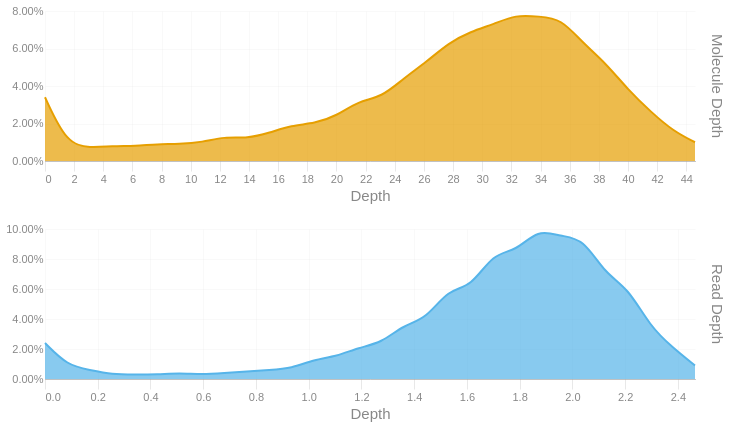

Here is the notebook cell this chart was saved with:
### Code cell
readdep = depth_hist(tb['Read Depth'], q99, 3)
readdep = readdep.with_columns(pl.lit('Read Depth').alias('Metric'))
if not SKIPLR:
    moldep = depth_hist(tb['Molecule Depth'], mol_q99, 1)
    moldep = moldep.with_columns(pl.lit('Molecule Depth').alias('Metric'))
    _hist = pl.concat([readdep, moldep])
    _hist = _hist.filter(pl.col('Proportion') != 0)
    with SafeRender(_hist):
        (
            alt.Chart(_hist)        
            .mark_area(interpolate = "basis")
            .encode(
                x=alt.X('Bin:Q').scale(domainMin=0).axis(alt.Axis(title='Depth')),
                y = alt.Y('Proportion:Q', title = None).axis(format = '.2%'),
                color = alt.Color('Metric:N').legend(None),
                row = alt.Row("Metric:N").header(title = None, labelOrient = 'right'),
                tooltip = [
                    alt.Tooltip("Metric:N", title = "Metric"),
                    alt.Tooltip('Interval:N', title = "Depth Interval"),
                    alt.Tooltip('Proportion:Q', title = "% Alignments").format('.2%')
                ]
            )
            .resolve_scale(x='independent', y='independent')
            .properties(
                height = 150, width = 650,
                usermeta={'embedOptions': {'downloadFileName': f'{samplename}.depth.hist'}}
            )
        ).display()
else:
    readdep = readdep.filter(pl.col('Proportion') != 0)
    with SafeRender(readdep):
        (
            alt.Chart(readdep)        
            .mark_area(interpolate = "basis")
            .encode(
                x=alt.X('Bin:Q').scale(domainMin=0).axis(alt.Axis(title='Depth')),
                y = alt.Y('Proportion:Q', title = None).axis(format = '.2%'),
                tooltip = [
                    alt.Tooltip('Interval:N', title = "Depth Interval"),
                    alt.Tooltip('Proportion:Q', title = "% Alignments").format('.2%')
                ]
            )
            .properties(
                usermeta={'embedOptions': {'downloadFileName': f'{samplename}.depth.hist'}}
            )
        ).display()

### Figure 1 — Vega-Lite specification as saved in the notebook (floating-point values rounded to 4 significant figures)
{"width": 650, "height": 150, "config": {"title": {"anchor": "start", "dy": -15, "fontSize": 18, "color": "#888888", "subtitleColor": "#888888", "subtitleFontSize": 14}, "arc": {"fill": "#0072B2"}, "axis": {"domainColor": "#888888", "domainWidth": 0.5, "gridWidth": 0.2, "grid": false, "titleFontWeight": 400, "titleFontSize": 15, "labelFontSize": 11, "labelColor": "#888888", "tickColor": "#888888", "tickWidth": 0.2, "titleColor": "#888888"}, "axisBand": {"grid": false}, "axisX": {"grid": true, "tickSize": 10, "domainCap": "round"}, "axisY": {"domain": false, "grid": true, "tickSize": 0, "domainCap": "round"}, "background": "transparent", "header": {"labelFontSize": 15, "labelColor": "#888888", "titleFontSize": 15, "titleFontWeight": 600, "titleColor": "#888888"}, "legend": {"labelFont": "sans-serif", "labelFontSize": 12, "labelColor": "#888888", "symbolSize": 100, "symbolType": "circle", "titleFontSize": 12, "titlePadding": 10, "titleColor": "#888888", "title": null}, "range": {"category": ["#E69F00", "#56B4E9", "#009E73", "#F0E442", "#0072B2", "#D55E00", "#CC79A7", "#000000"], "diverging": ["#cfe8f3", "#a2d4ec", "#73bfe2", "#46abdb", "#1696d2", "#12719e"]}, "area": {"fill": "#0072B2", "fillOpacity": 0.7, "line": true, "strokeOpacity": 0.7}, "line": {"color": "#0072B2", "stroke": "#0072B2", "strokeWidth": 2}, "trail": {"color": "#0072B2", "stroke": "#0072B2", "strokeWidth": 0, "size": 1}, "point": {"filled": true, "fillOpacity": 1.0, "size": 95}, "text": {"color": "#888888", "fontSize": 11, "align": "right", "fontWeight": 400, "size": 11}, "bar": {"fill": "#0072B2", "stroke": null}, "view": {"stroke": null, "continuousWidth": 660, "continuousHeight": 400}}, "data": {"name": "data-4337b10600f5a14e711042e5f82412e7"}, "mark": {"type": "area", "interpolate": "basis"}, "encoding": {"color": {"field": "Metric", "legend": null, "type": "nominal"}, "row": {"field": "Metric", "header": {"title": null, "labelOrient": "right"}, "type": "nominal"}, "tooltip": [{"field": "Metric", "title": "Metric", "type": "nominal"}, {"field": "Interval", "title": "Depth Interval", "type": "nominal"}, {"field": "Proportion", "format": ".2%", "title": "% Alignments", "type": "quantitative"}], "x": {"axis": {"title": "Depth"}, "field": "Bin", "scale": {"domainMin": 0}, "type": "quantitative"}, "y": {"axis": {"format": ".2%"}, "field": "Proportion", "title": null, "type": "quantitative"}}, "resolve": {"scale": {"x": "independent", "y": "independent"}}, "usermeta": {"embedOptions": {"downloadFileName": "S5_Connecticut_984.depth.hist"}}, "$schema": "https://vega.github.io/schema/vega-lite/v6.1.0.json", "datasets": {"data-4337b10600f5a14e711042e5f82412e7": [{"Bin": 0.0, "Interval": "0.0-0.085", "Proportion": 0.024, "Metric": "Read Depth"}, {"Bin": 0.085, "Interval": "0.085-0.17", "Proportion": 0.009, "Metric": "Read Depth"}, {"Bin": 0.17, "Interval": "0.17-0.255", "Proportion": 0.006, "Metric": "Read Depth"}, {"Bin": 0.255, "Interval": "0.255-0.34", "Proportion": 0.003, "Metric": "Read Depth"}, {"Bin": 0.34, "Interval": "0.34-0.425", "Proportion": 0.003, "Metric": "Read Depth"}, {"Bin": 0.425, "Interval": "0.425-0.51", "Proportion": 0.003, "Metric": "Read Depth"}, {"Bin": 0.51, "Interval": "0.51-0.595", "Proportion": 0.004, "Metric": "Read Depth"}, {"Bin": 0.595, "Interval": "0.595-0.68", "Proportion": 0.003, "Metric": "Read Depth"}, {"Bin": 0.68, "Interval": "0.68-0.765", "Proportion": 0.004, "Metric": "Read Depth"}, {"Bin": 0.765, "Interval": "0.765-0.85", "Proportion": 0.005, "Metric": "Read Depth"}, {"Bin": 0.85, "Interval": "0.85-0.935", "Proportion": 0.006, "Metric": "Read Depth"}, {"Bin": 0.935, "Interval": "0.935-1.02", "Proportion": 0.007, "Metric": "Read Depth"}, {"Bin": 1.02, "Interval": "1.02-1.105", "Proportion": 0.013, "Metric": "Read Depth"}, {"Bin": 1.105, "Interval": "1.105-1.19", "Proportion": 0.015, "Metric": "Read Depth"}, {"Bin": 1.19, "Interval": "1.19-1.275", "Proportion": 0.021, "Metric": "Read Depth"}, {"Bin": 1.275, "Interval": "1.275-1.36", "Proportion": 0.024, "Metric": "Read Depth"}, {"Bin": 1.36, "Interval": "1.36-1.445", "Proportion": 0.036, "Metric": "Read Depth"}, {"Bin": 1.445, "Interval": "1.445-1.53", "Proportion": 0.04, "Metric": "Read Depth"}, {"Bin": 1.53, "Interval": "1.53-1.615", "Proportion": 0.06, "Metric": "Read Depth"}, {"Bin": 1.615, "Interval": "1.615-1.7", "Proportion": 0.061, "Metric": "Read Depth"}, {"Bin": 1.7, "Interval": "1.7-1.785", "Proportion": 0.084, "Metric": "Read Depth"}, {"Bin": 1.785, "Interval": "1.785-1.87", "Proportion": 0.085, "Metric": "Read Depth"}, {"Bin": 1.87, "Interval": "1.87-1.955", "Proportion": 0.1, "Metric": "Read Depth"}, {"Bin": 1.955, "Interval": "1.955-2.04", "Proportion": 0.095, "Metric": "Read Depth"}, {"Bin": 2.04, "Interval": "2.04-2.125", "Proportion": 0.094, "Metric": "Read Depth"}, {"Bin": 2.125, "Interval": "2.125-2.21", "Proportion": 0.07, "Metric": "Read Depth"}, {"Bin": 2.21, "Interval": "2.21-2.295", "Proportion": 0.061, "Metric": "Read Depth"}, {"Bin": 2.295, "Interval": "2.295-2.38", "Proportion": 0.035, "Metric": "Read Depth"}, {"Bin": 2.38, "Interval": "2.38-2.465", "Proportion": 0.021, "Metric": "Read Depth"}, {"Bin": 2.465, "Interval": "2.465-2.55", "Proportion": 0.009, "Metric": "Read Depth"}, {"Bin": 0.0, "Interval": "0.0-1.5", "Proportion": 0.034, "Metric": "Molecule Depth"}, {"Bin": 1.5, "Interval": "1.5-3.1", "Proportion": 0.009, "Metric": "Molecule Depth"}, {"Bin": 3.1, "Interval": "3.1-4.6", "Proportion": 0.007, "Metric": "Molecule Depth"}, {"Bin": 4.6, "Interval": "4.6-6.2", "Proportion": 0.008, "Metric": "Molecule Depth"}, {"Bin": 6.2, "Interval": "6.2-7.7", "Proportion": 0.008, "Metric": "Molecule Depth"}, {"Bin": 7.7, "Interval": "7.7-9.2", "Proportion": 0.009, "Metric": "Molecule Depth"}, {"Bin": 9.2, "Interval": "9.2-10.8", "Proportion": 0.009, "Metric": "Molecule Depth"}, {"Bin": 10.8, "Interval": "10.8-12.3", "Proportion": 0.01, "Metric": "Molecule Depth"}, {"Bin": 12.3, "Interval": "12.3-13.9", "Proportion": 0.013, "Metric": "Molecule Depth"}, {"Bin": 13.9, "Interval": "13.9-15.4", "Proportion": 0.012, "Metric": "Molecule Depth"}, {"Bin": 15.4, "Interval": "15.4-16.9", "Proportion": 0.015, "Metric": "Molecule Depth"}, {"Bin": 16.9, "Interval": "16.9-18.5", "Proportion": 0.019, "Metric": "Molecule Depth"}, {"Bin": 18.5, "Interval": "18.5-20.0", "Proportion": 0.02, "Metric": "Molecule Depth"}, {"Bin": 20.0, "Interval": "20.0-21.5", "Proportion": 0.024, "Metric": "Molecule Depth"}, {"Bin": 21.5, "Interval": "21.5-23.1", "Proportion": 0.032, "Metric": "Molecule Depth"}, {"Bin": 23.1, "Interval": "23.1-24.6", "Proportion": 0.034, "Metric": "Molecule Depth"}, {"Bin": 24.6, "Interval": "24.6-26.2", "Proportion": 0.044, "Metric": "Molecule Depth"}, {"Bin": 26.2, "Interval": "26.2-27.7", "Proportion": 0.053, "Metric": "Molecule Depth"}, {"Bin": 27.7, "Interval": "27.7-29.2", "Proportion": 0.063, "Metric": "Molecule Depth"}, {"Bin": 29.2, "Interval": "29.2-30.8", "Proportion": 0.069, "Metric": "Molecule Depth"}, {"Bin": 30.8, "Interval": "30.8-32.3", "Proportion": 0.073, "Metric": "Molecule Depth"}, {"Bin": 32.3, "Interval": "32.3-33.9", "Proportion": 0.078, "Metric": "Molecule Depth"}, {"Bin": 33.9, "Interval": "33.9-35.4", "Proportion": 0.077, "Metric": "Molecule Depth"}, {"Bin": 35.4, "Interval": "35.4-36.9", "Proportion": 0.076, "Metric": "Molecule Depth"}, {"Bin": 36.9, "Interval": "36.9-38.5", "Proportion": 0.063, "Metric": "Molecule Depth"}, {"Bin": 38.5, "Interval": "38.5-40.0", "Proportion": 0.052, "Metric": "Molecule Depth"}, {"Bin": 40.0, "Interval": "40.0-41.6", "Proportion": 0.038, "Metric": "Molecule Depth"}, {"Bin": 41.6, "Interval": "41.6-43.1", "Proportion": 0.026, "Metric": "Molecule Depth"}, {"Bin": 43.1, "Interval": "43.1-44.6", "Proportion": 0.016, "Metric": "Molecule Depth"}, {"Bin": 44.6, "Interval": "44.6-46.17", "Proportion": 0.01, "Metric": "Molecule Depth"}]}}
